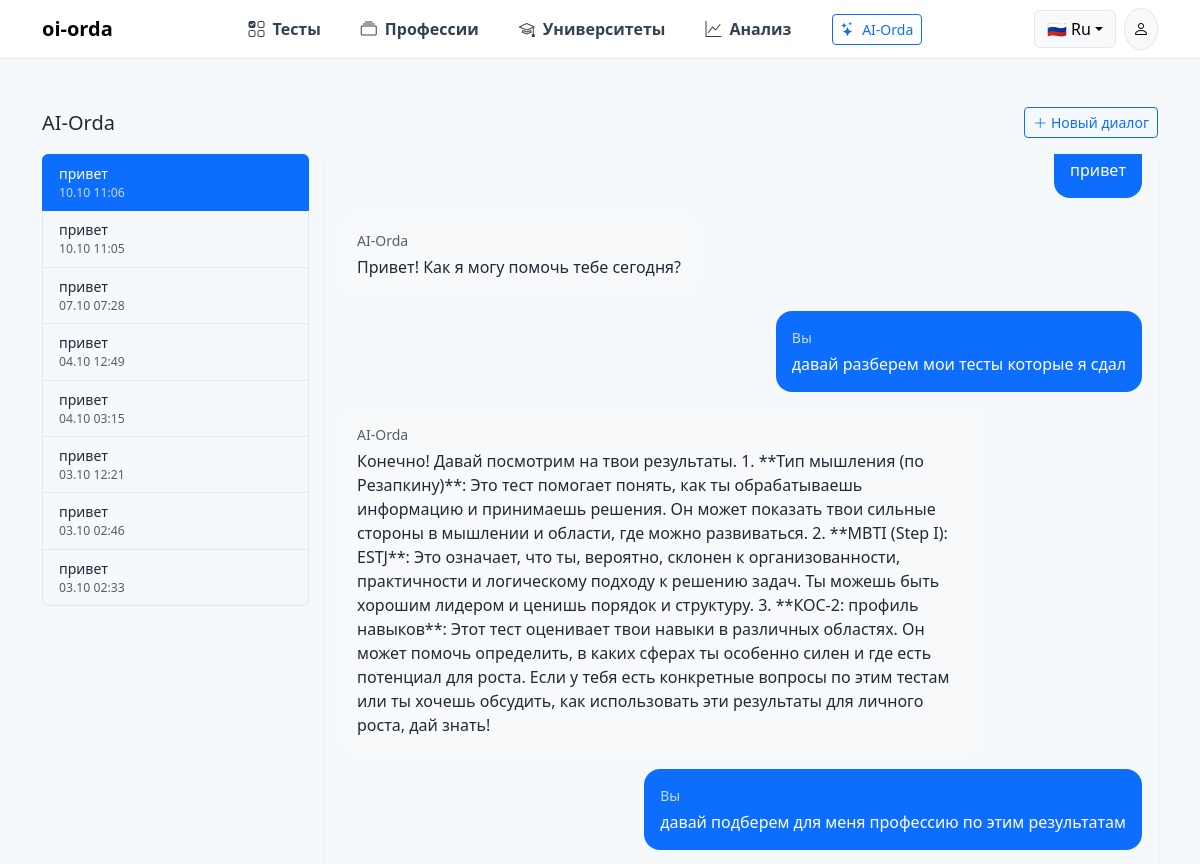
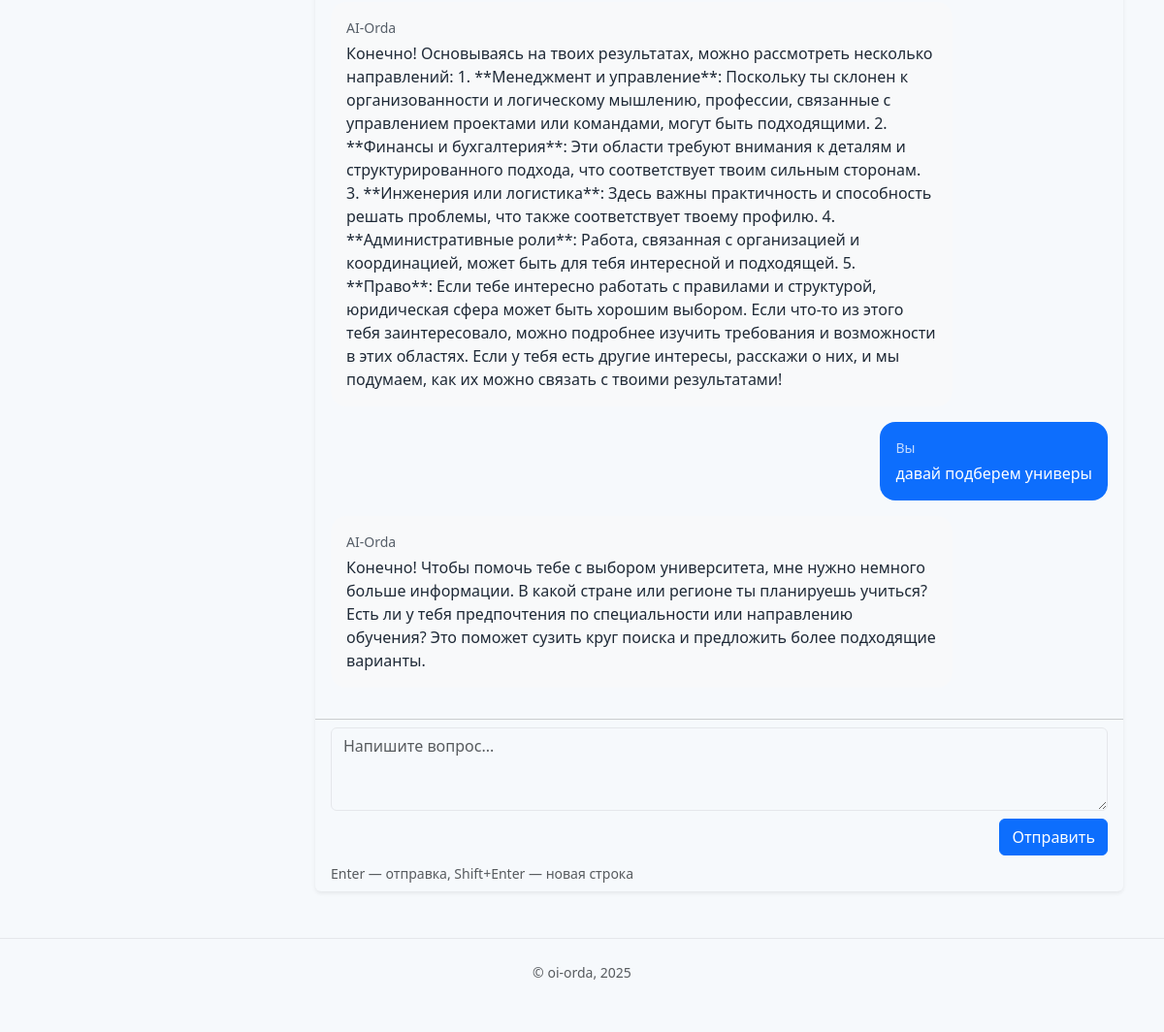
Screenshot of /student/ai-orda (signed in) with the database file from the repository (2 pictures, top to bottom).
### models.py (models this page shows)
class AIThread(db.Model):
    __tablename__ = "ai_threads"
    id = db.Column(db.Integer, primary_key=True)
    user_id = db.Column(db.Integer, db.ForeignKey("user.id"), nullable=False, index=True)
    title = db.Column(db.String(200))
    lang = db.Column(db.String(5), default="ru", nullable=False)
    created_at = db.Column(db.DateTime, default=datetime.utcnow, nullable=False)
    updated_at = db.Column(db.DateTime, default=datetime.utcnow, onupdate=datetime.utcnow, nullable=False)
    messages = db.relationship(
        "AIMessage",
        backref="thread",
        lazy="dynamic",
        cascade="all, delete-orphan",
        order_by="AIMessage.created_at.asc()",
    )

class AIMessage(db.Model):
    __tablename__ = "ai_messages"
    id = db.Column(db.Integer, primary_key=True)
    thread_id = db.Column(db.Integer, db.ForeignKey("ai_threads.id"), nullable=False, index=True)
    role = db.Column(db.String(20), nullable=False)  # 'user' | 'assistant' | 'system'
    content = db.Column(db.Text, nullable=False)
    created_at = db.Column(db.DateTime, default=datetime.utcnow, nullable=False)

### blueprints/student.py (the view)
@bp.get("/ai-orda")
@login_required
def ai_orda():
    lang = _current_lang()
    threads = (
        AIThread.query
        .filter_by(user_id=current_user.id)
        .order_by(AIThread.updated_at.desc())
        .all()
    )
    thread_id = request.args.get("thread_id", type=int)
    if thread_id:
        thread = AIThread.query.filter_by(id=thread_id, user_id=current_user.id).first_or_404()
    else:
        thread = _ensure_thread(current_user.id, lang)
    messages = thread.messages.order_by(AIMessage.created_at.asc()).all()
    return render_template(
        "student/ai_orda.html",
        active="ai-orda",
        threads=threads,
        thread=thread,
        messages=messages,
        lang=lang,
    )

### blueprints/public.py (called while the page is built)
@bp.app_context_processor
def inject_globals():
    return {
        "site_name": current_app.config.get("SITE_NAME", "oi-orda"),
    }

### blueprints/student.py (called while the page is built)
@bp.before_request
def ensure_student():
    if not current_user.is_authenticated:
        return redirect(url_for("auth.login", next=request.path))
    if getattr(current_user, "role", None) != "student":
        return redirect(url_for("public.index"))

def _current_lang():
    try:
        from flask_babel import get_locale
        return str(get_locale())[:2]
    except Exception:
        pass
    lang = session.get("lang")
    if lang in ("ru", "en", "kk"):
        return lang
    return "ru"

def _ensure_thread(user_id: int, lang: str) -> AIThread:
    th = (
        AIThread.query
        .filter_by(user_id=user_id)
        .order_by(AIThread.updated_at.desc())
        .first()
    )
    if th:
        return th
    title = {"ru": "Новый диалог", "en": "New chat", "kk": "Жаңа диалог"}.get(lang, "Chat")
    th = AIThread(user_id=user_id, lang=lang, title=title)
    db.session.add(th)
    db.session.commit()
    return th

### models.py (called while the page is built)
@login_manager.user_loader
def load_user(user_id):
    return db.session.get(User, int(user_id))

### templates/student/ai_orda.html (shortened to what this page needs)
{% extends "student/layout.html" %}
{% block student_content %}
<section class="py-4">
  <div class="d-flex justify-content-between align-items-center mb-3">
    <h1 class="h5 mb-0">AI-Orda</h1>
    <form method="post" action="{{ url_for('student.ai_orda_new') }}" class="m-0">
      <button class="btn btn-outline-primary btn-sm">
        <i class="bi bi-plus-lg"></i>
        {% if lang=='kk' %}Жаңа диалог{% elif lang=='en' %}New chat{% else %}Новый диалог{% endif %}
      </button>
    </form>
  </div>
  <div class="row g-3">
    <div class="col-md-4 col-lg-3">
      <div class="list-group small">
        {% for th in threads %}
          <a class="list-group-item list-group-item-action {% if th.id==thread.id %}active{% endif %}"
             href="{{ url_for('student.ai_orda', thread_id=th.id) }}">
            {{ th.title or ('Диалог #' ~ th.id) }}
            <div class="small opacity-75">
              {% if th.updated_at %}{{ th.updated_at.strftime('%d.%m %H:%M') }}{% endif %}
            </div>
          </a>
        {% else %}
          <div class="text-body-secondary px-3 py-2">
            {% if lang=='kk' %}Әзірше диалог жоқ{% elif lang=='en' %}No chats yet{% else %}Пока нет диалогов{% endif %}
          </div>
        {% endfor %}
      </div>
    </div>
    <div class="col-md-8 col-lg-9">
      <div class="card border-0 shadow-sm">
        <div class="card-body" id="chat-box" style="max-height: 60vh; overflow:auto;">
          {% for m in messages %}
            <div class="d-flex mb-3 {% if m.role=='user' %}justify-content-end{% else %}justify-content-start{% endif %}">
              <div class="p-3 rounded-3 {% if m.role=='user' %}bg-primary text-white{% else %}bg-body-tertiary{% endif %}" style="max-width: 80%;">
                <div class="small opacity-75 mb-1">
                  {% if m.role=='user' %}
                    {% if lang=='kk' %}Сіз{% elif lang=='en' %}You{% else %}Вы{% endif %}
                  {% else %}
                    AI-Orda
                  {% endif %}
                </div>
                <div>{{ m.content | safe }}</div>
              </div>
            </div>
          {% else %}
            <div class="text-body-secondary">
              {% if lang=='kk' %}Сәлем! Сұрақ қойып көріңіз.{% elif lang=='en' %}Hi! Ask your question.{% else %}Привет! Задай свой вопрос.{% endif %}
            </div>
          {% endfor %}
        </div>
        <div class="card-footer bg-transparent">
          <form method="post" action="{{ url_for('student.ai_orda_send') }}" class="vstack gap-2" id="chat-form">
            <textarea class="form-control" name="q" id="chat-input" rows="3"
              placeholder="{% if lang=='kk' %}Сұрағыңызды жазыңыз...{% elif lang=='en' %}Type your question...{% else %}Напишите вопрос...{% endif %}"
              required autocomplete="off" autofocus></textarea>
            <div class="d-flex">
              <button class="btn btn-primary ms-auto" id="chat-send-btn">
                {% if lang=='kk' %}Жіберу{% elif lang=='en' %}Send{% else %}Отправить{% endif %}
              </button>
            </div>
            <div class="small text-body-secondary">
              {% if lang=='kk' %}Enter — жіберу, Shift+Enter — жаңа жол{% elif lang=='en' %}Enter — send, Shift+Enter — new line{% else %}Enter — отправка, Shift+Enter — новая строка{% endif %}
            </div>
          </form>
        </div>
      </div>
    </div>
  </div>
</section>
{% endblock %}

### static/css/style.css (style rules this page uses)
:root,[data-bs-theme=light] { --brand-primary:#2F6AA0; --brand-secondary:#79B0C9; --brand-accent:#53C1A6; --brand-bg:#F6F9FC; --brand-surface:#FFFFFF; --brand-text:#1F2A37; --brand-border:#E5E7EB; --bs-primary: var(--brand-primary); --bs-body-bg: var(--brand-bg); --bs-body-color: var(--brand-text); --bs-border-color: var(--brand-border); }
html { scroll-behavior: smooth; }
#chat-box .rounded-3 { border-radius: 1rem!important; }

### rows the page displays
AIThread: title "привет", updated_at "10.10 11:06"
AIThread: title "привет", updated_at "10.10 11:05"
AIThread: title "привет", updated_at "07.10 07:28"
AIThread: title "привет", updated_at "04.10 12:49"
AIThread: title "привет", updated_at "04.10 03:15"
AIThread: title "привет", updated_at "03.10 12:21"
AIThread: title "привет", updated_at "03.10 02:46"
AIThread: title "привет", updated_at "03.10 02:33"
AIMessage: content "привет"
AIMessage: role "AI-Orda", content "Привет! Как я могу помочь тебе сегодня?"
AIMessage: role "Вы", content "давай разберем мои тесты которые я сдал"
AIMessage: role "AI-Orda", content "Конечно! Давай посмотрим на твои результаты. 1. **Тип мышления (по Резапкину)**: Это тест помогает понять, как ты обрабатываешь информацию и принимаешь решения. Он может показать твои сильные стороны в мышлении и области, где можно развиваться. 2. **MBTI (Step I): ESTJ**: Это означает, что ты, вероятно, склонен к организованности, практичности и логическому подходу к решению задач. Ты можешь быть хорошим лидером и ценишь порядок и структуру. 3. **КОС-2: профиль навыков**: Этот тест оценивает твои навыки в различных областях. Он может помочь определить, в каких сферах ты особенно силен и где есть потенциал для роста. Если у тебя есть конкретные вопросы по этим тестам или ты хочешь обсудить,…"
AIMessage: role "Вы", content "давай подберем для меня профессию по этим результатам"
AIMessage: role "AI-Orda", content "Конечно! Основываясь на твоих результатах, можно рассмотреть несколько направлений: 1. **Менеджмент и управление**: Поскольку ты склонен к организованности и логическому мышлению, профессии, связанные с управлением проектами или командами, могут быть подходящими. 2. **Финансы и бухгалтерия**: Эти области требуют внимания к деталям и структурированного подхода, что соответствует твоим сильным сторонам. 3. **Инженерия или логистика**: Здесь важны практичность и способность решать проблемы, что также соответствует твоему профилю. 4. **Административные роли**: Работа, связанная с организацией и координацией, может быть для тебя интересной и подходящей. 5. **Право**: Если тебе интересно работать…"
AIMessage: role "Вы", content "давай подберем универы"
AIMessage: role "AI-Orda", content "Конечно! Чтобы помочь тебе с выбором университета, мне нужно немного больше информации. В какой стране или регионе ты планируешь учиться? Есть ли у тебя предпочтения по специальности или направлению обучения? Это поможет сузить круг поиска и предложить более подходящие варианты."

### other values shown
{{ site_name }} "oi-orda"
